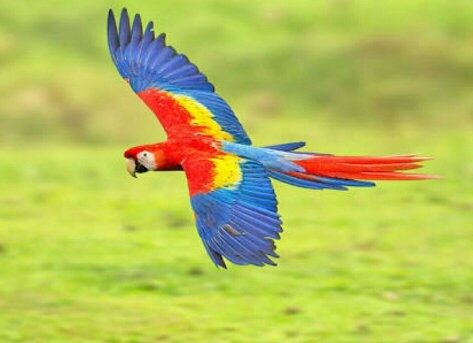
#> input picture image_2.jpg, 473 x 343 px
$ jupyter execute '01 - Basic Image Processing concepts.ipynb'   (shell and % lines are left out)
#> lines starting #> are read from the running program, lines starting #| are printed output that depends on the picture; after the words box and inside, x2 and y2 are one past the last pixel; in counts of white or black regions, pixels touching at a corner belong together
[cell 1]
import pandas as pd

[cell 2]
import cv2
import numpy as np

# Color Space

# Machine Leanring POV
- Reading image
- Converting into grayscale
- Thresholding (Binary image)
- Resize and reshape

**Step -1 : Reading Image**

[cell 3]
img = cv2.imread('image_2.jpg') # reading image
#> img is the input picture: shape (343, 473, 3); mean B, G, R 89.5, 190.8, 180.2

[cell 4]
img.shape
#> Out = (343, 473, 3)

[cell 5]
import matplotlib.pyplot as plt

[cell 6]
plt.imshow(img)
plt.show()

[cell 7]
r, g, b  = cv2.split(img)
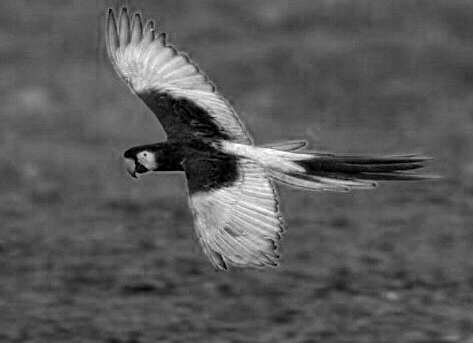
#> r: shape (343, 473); min 0, max 255, mean 89.5
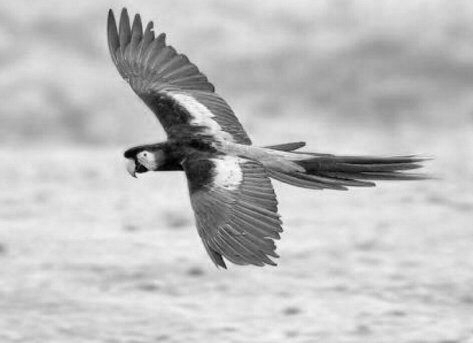
#> g: shape (343, 473); min 0, max 255, mean 190.8
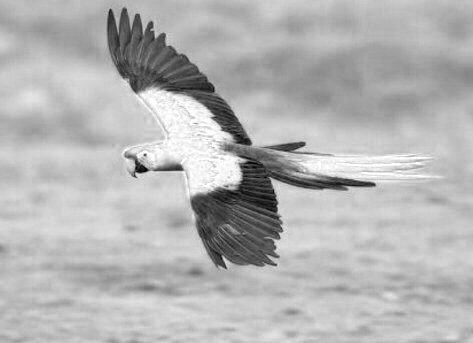
#> b: shape (343, 473); min 0, max 255, mean 180.2

[cell 8]
plt.figure(figsize=(15,8))
plt.subplot(131)
plt.imshow(r, cmap ='gray')
plt.title('Red Region')

plt.subplot(132)
plt.imshow(g, cmap ='gray')
plt.title('Green Region')

plt.subplot(133)
plt.imshow(b, cmap ='gray')
plt.title('Blue Region')
plt.show()
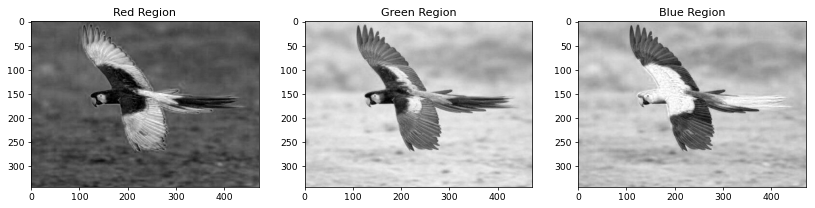
#> figure drawn by matplotlib, 3 panels

plt.imshow(img)
plt.title('Blue Green Red Region')
plt.show()

[cell 9]
img_new = cv2.merge((b,g,r)) # merging

[cell 10]
plt.figure(figsize=(15,8))
plt.subplot(131)
plt.imshow(r, cmap ='gray')
plt.title('Blue Region')

plt.subplot(132)
plt.imshow(g, cmap ='gray')
plt.title('Gree Region')

plt.subplot(133)
plt.imshow(b, cmap ='gray')
plt.title('Red Region')
plt.show()

plt.imshow(img_new)
plt.title('Blue Green Red Region')
plt.show()

**Step - 2: Converting into Grayscale**

[cell 11]
gray = cv2.cvtColor(img,cv2.COLOR_BGR2GRAY)
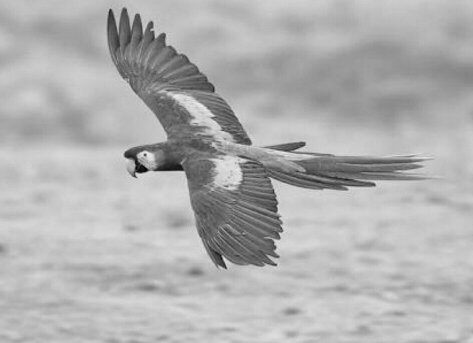
#> gray: shape (343, 473); min 1, max 240, mean 176.1
gray.shape
#> Out = (343, 473)

[cell 12]
plt.imshow(gray,cmap = 'gray')
plt.show()

[cell 13]
cv2.imwrite('grayimag.png',gray)
#> Out = True

[cell 14]
gray.min(), gray.max()
#> Out = (1, 240)

**Step - 3 : Thresholding**

[cell 15]
ret, thresh1 = cv2.threshold(gray,127,255,cv2.THRESH_BINARY)
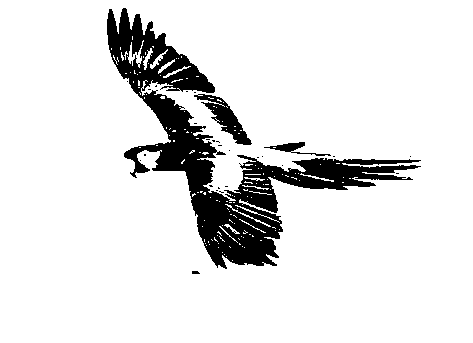
#> thresh1: shape (343, 473); 88.9% white; 28 black regions (24 under 20 px), largest, box (x1, y1, x2, y2) and area: (107, 8, 421, 269) 16746, (194, 94, 252, 145) 926, (264, 142, 331, 156) 265, (192, 271, 200, 274) 21
ret, thresh2 = cv2.threshold(gray,127,255,cv2.THRESH_BINARY_INV)

[cell 16]
plt.figure(figsize=(10,6))
plt.subplot(121)
plt.imshow(thresh1,cmap='gray')
plt.title('BINARY')
plt.subplot(122)
plt.imshow(thresh2,cmap='gray')
plt.title('BINARY INV')
plt.show()
